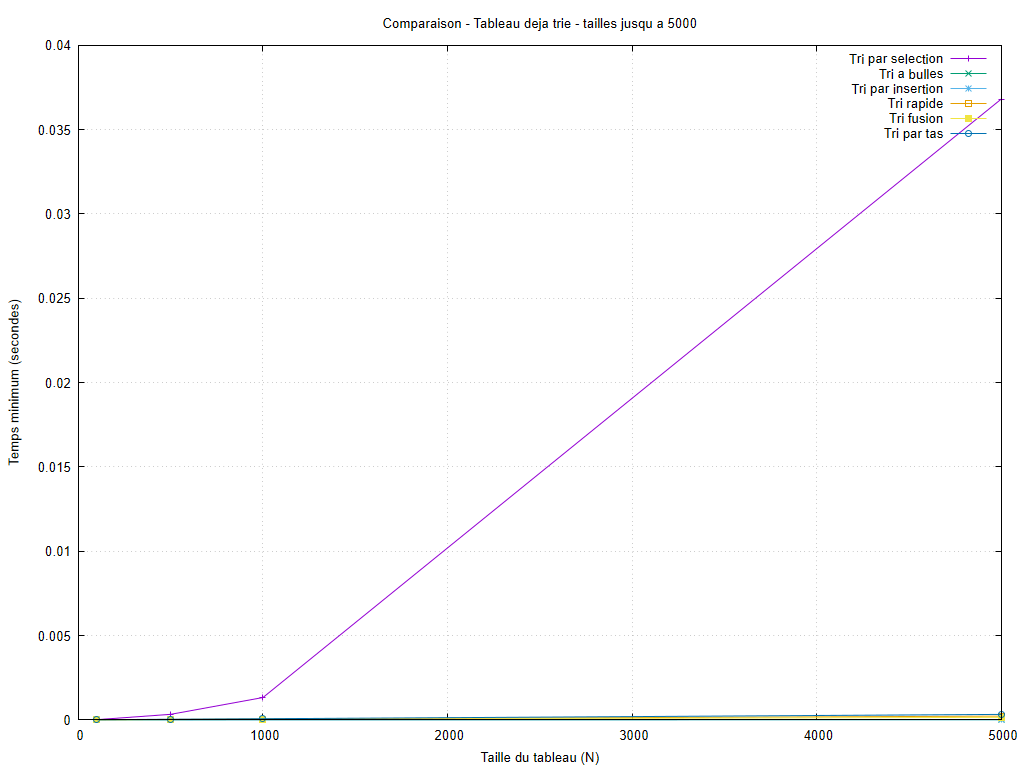

Source code (gnuplot):
set encoding utf8
set terminal pngcairo size 1024,768 font 'Arial,10'
set output 'graphiques/20261003_213454/configurations/croissant_petites_tailles.png'
set datafile missing 'non_mesure'
set datafile separator ';'
set title 'Comparaison - Tableau deja trie - tailles jusqu a 5000'
set xlabel 'Taille du tableau (N)'
set ylabel 'Temps minimum (secondes)'
set grid
set yrange [0:*]
set xrange [0:5000]
plot 'resultats/20261003_213454/croissant.csv' every ::1 using 1:2 title 'Tri par selection' with linespoints, 'resultats/20261003_213454/croissant.csv' every ::1 using 1:4 title 'Tri a bulles' with linespoints, 'resultats/20261003_213454/croissant.csv' every ::1 using 1:6 title 'Tri par insertion' with linespoints, 'resultats/20261003_213454/croissant.csv' every ::1 using 1:8 title 'Tri rapide' with linespoints, 'resultats/20261003_213454/croissant.csv' every ::1 using 1:10 title 'Tri fusion' with linespoints, 'resultats/20261003_213454/croissant.csv' every ::1 using 1:12 title 'Tri par tas' with linespoints
unset output
